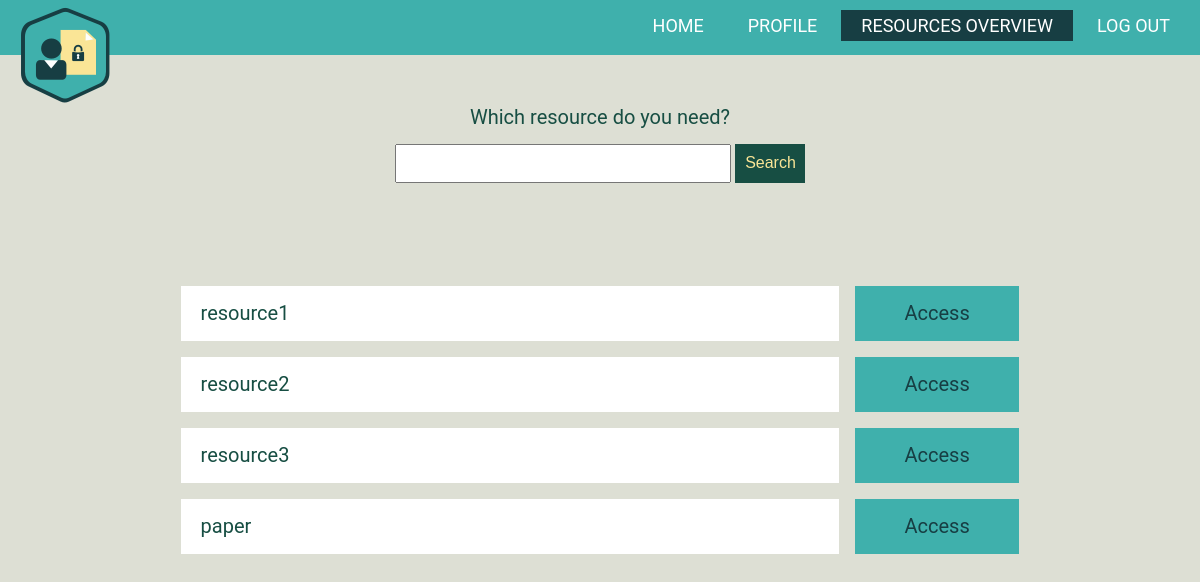
Before: /resources-overview/ (signed in) with the older database file.
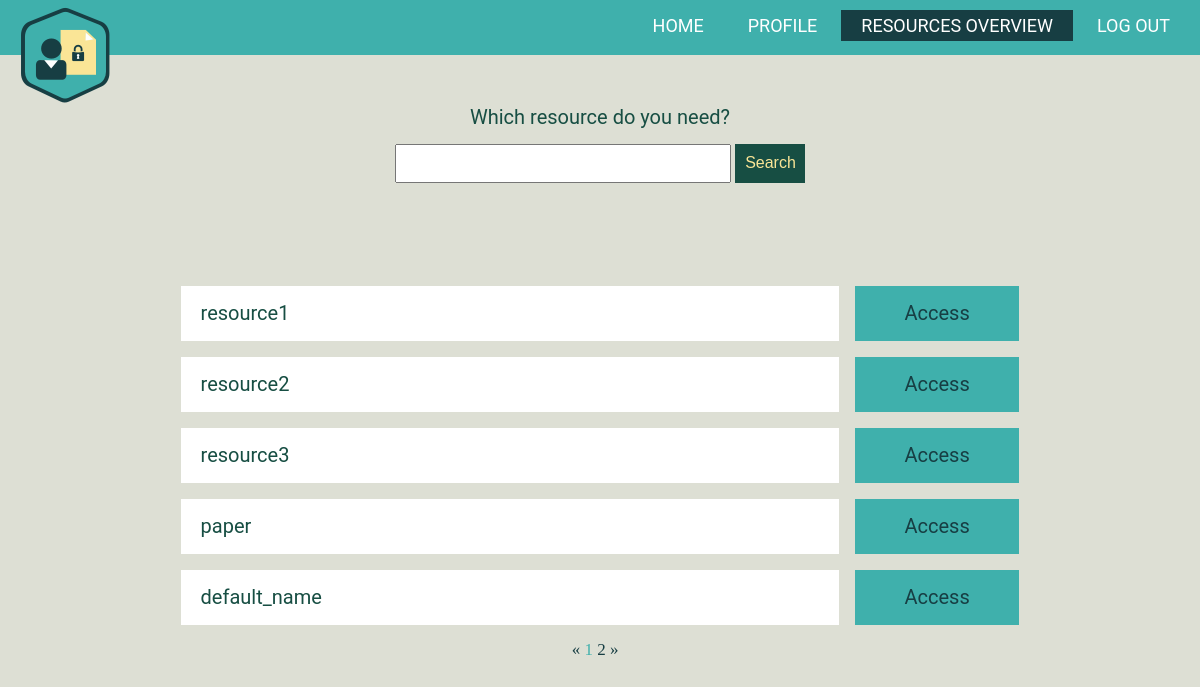
After: the same page with the newer database file.
### AuthorizationManagement/models.py (models this page shows, shortened)
class Resource(models.Model):
    type = models.CharField(max_length=50, default = 'default_type')
    name = models.CharField(max_length=150, default = 'default_name')
    description = models.CharField(max_length=250, default = 'default_description')
    creationDate = models.DateTimeField(default=datetime.now, blank=True)
    readers = models.ManyToManyField(CustomUser, related_name= 'reader')
    owners = models.ManyToManyField(Owner, related_name= 'owner')
    link = models.FileField(upload_to='')

### AuthorizationManagement/views.py (the view)
# urls.py: re_path(r'^resources-overview/$', ResourcesOverview.as_view(), name='resource-overview'),
@method_decorator(login_required, name='dispatch')
class ResourcesOverview(generic.ListView):
    model = Resource.objects.all()
    template_name = 'AuthorizationManagement/resources-overview.html'
    context_object_name = "resources_list"
    paginate_by = 5
    query = ''
    can_access = Resource.objects.none()
    requested_resources = Resource.objects.none()
    def get_queryset(self):
        return self.model
    def get_context_data(self, **kwargs):
        context = super(ResourcesOverview, self).get_context_data(**kwargs)
        context['query'] = self.query;
        context['query_pagination_string'] = ''
        context['can_access'] = self.request.user.reader.filter(id__in=self.model)
        context['requested_resources'] = Resource.objects.filter(
            id__in=AccessRequest.objects.filter(sender=self.request.user).values('resource_id'))
        return context

### AuthorizationManagement/templates/AuthorizationManagement/resources-overview.html (shortened to what this page needs)
{% extends "AuthorizationManagement/base.html" %}
{% block overview%}
	class="active";
{% endblock %}
{% block body %}
<link href="../static/AuthorizationManagement/css/resources-overview.css" rel="stylesheet" type="text/css"/>
<div class="search">
	<p>Which resource do you need?</p>
	<form action="/resources-overview/search" method="get">
		<input type="text" name="q" class="search-box">
		<input type="submit" value="Search" class="search-btn">
	</form><br>
        <div class="container">
	{% if resources_list %}
			<div class="results">
	</div>
	        {% for res in resources_list %}
					<a href="#{{res.pk}}" class="resource-name"> {{res.name}} </a>
						{% load static %}
						<link rel="stylesheet" type="text/css" href="{% static 'AuthorizationManagement/css/info.css' %}" />
	           {% if res in can_access %}
					       <a href="../resources/{{res.pk}}" class="access-btn"download>Access</a>
			   {% elif res in requested_resources %}
						{% load static %}
				{% else %}
						{% load static %}
			   {% endif %}
			{% endfor %}
			</div>
 </div>
{% if is_paginated %}
  <ul class="pagination">
    {% if page_obj.has_previous %}
      <li><a href="?{{query_pagination_string}}page={{ page_obj.previous_page_number }}">&laquo;</a></li>
    {% else %}
      <li class="disabled"><span>&laquo;</span></li>
    {% endif %}
    {% for i in paginator.page_range %}
      {% if page_obj.number == i %}
        <li class="active"><span>{{ i }} </span></li>
      {% else %}
        <li><a href="?{{query_pagination_string}}page={{ i }}">{{ i }}</a></li>
      {% endif %}
    {% endfor %}
    {% if page_obj.has_next %}
      <li><a href="?{{query_pagination_string}}page={{ page_obj.next_page_number }}">&raquo;</a></li>
    {% else %}
      <li class="disabled"><span>&raquo;</span></li>
    {% endif %}
  </ul>
{% endif %}
{% else %}
    <p class="no-results">No resources matched your search criteria.</p>
{% endif %}
{% endblock %}

Changed rows visible on the page:
added Resource: name "default_name"
Other visible differences:
new list line: "1"
new list line: "2"
